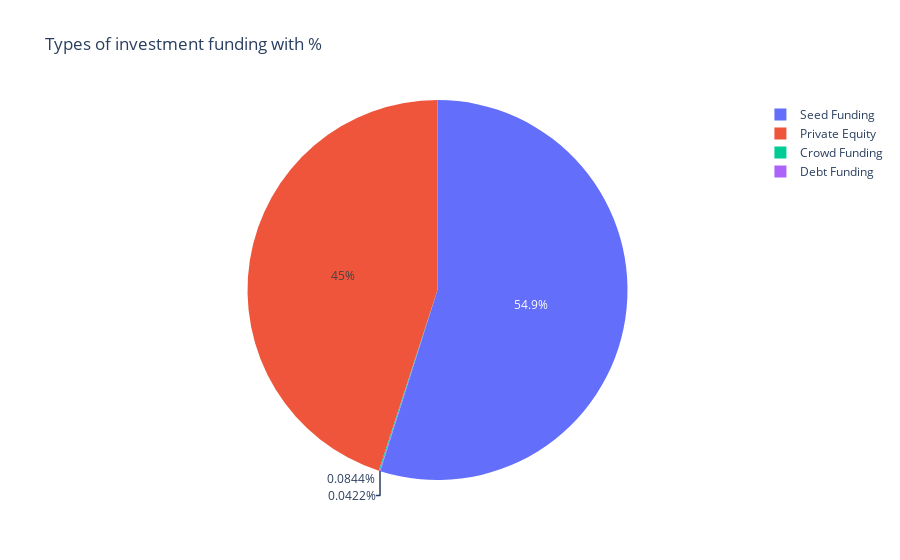

Source (notebook cell):
### Code cell
temp = funding_data["InvestmentType"].value_counts()
labels = temp.index
sizes = (temp / temp.sum())*100
trace = go.Pie(labels=labels, values=sizes, hoverinfo='label+percent')
layout = go.Layout(title='Types of investment funding with %')

fig = go.Figure(data=data, layout=layout)
py.iplot(fig, filename="BorrowerGender")

### Figure 1 — Plotly figure (JSON) as saved in the notebook; plotly's stock layout.template omitted (floating-point values rounded to 4 significant figures)
{"data": [{"hoverinfo": "label+percent", "labels": ["Seed Funding", "Private Equity", "Crowd Funding", "Debt Funding"], "type": "pie", "values": [54.87, 45.0, 0.08435, 0.04218]}], "layout": {"autosize": true, "title": {"text": "Types of investment funding with %"}}}
